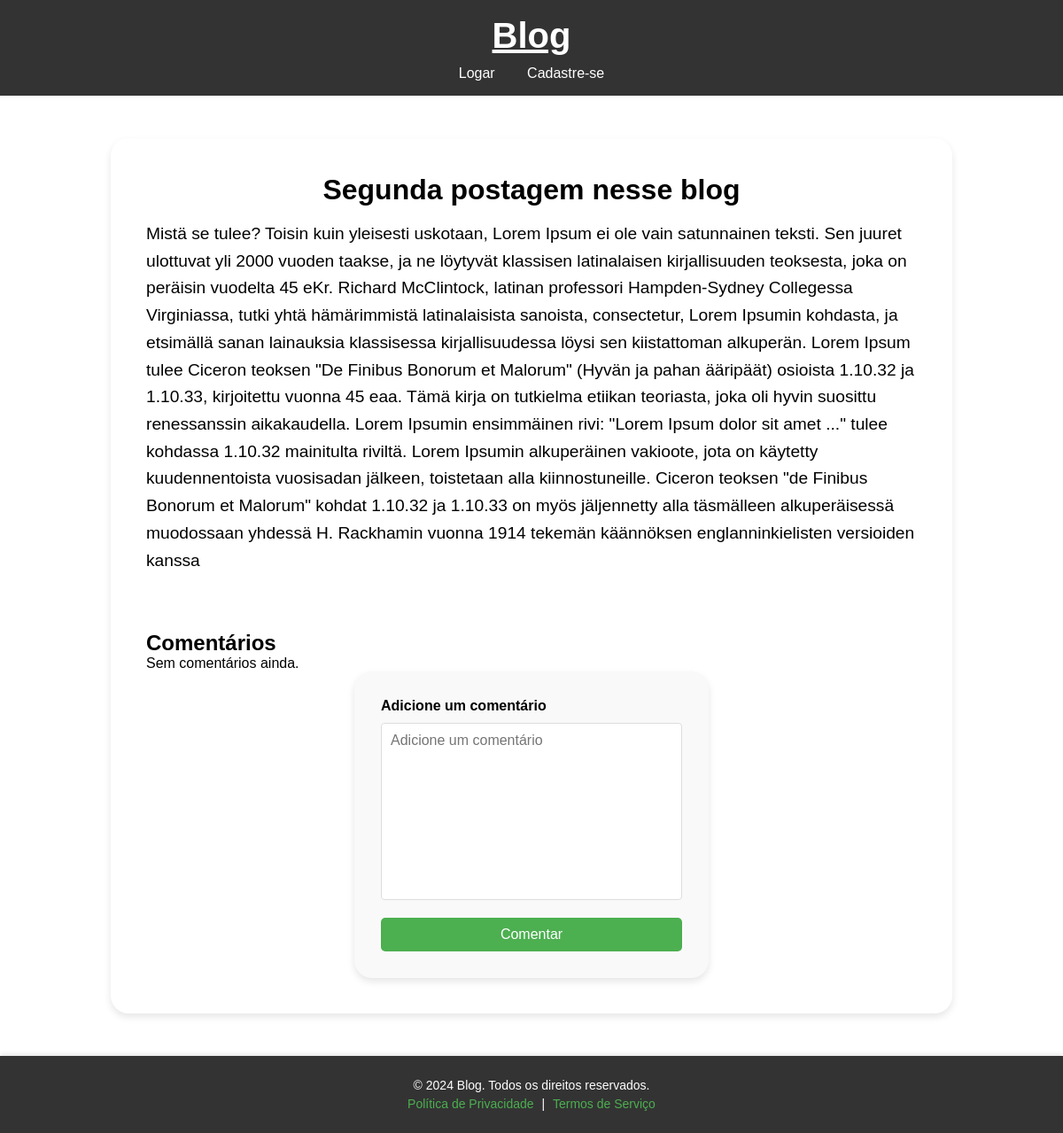
Before: /blog/postagem/4 with the older database file.
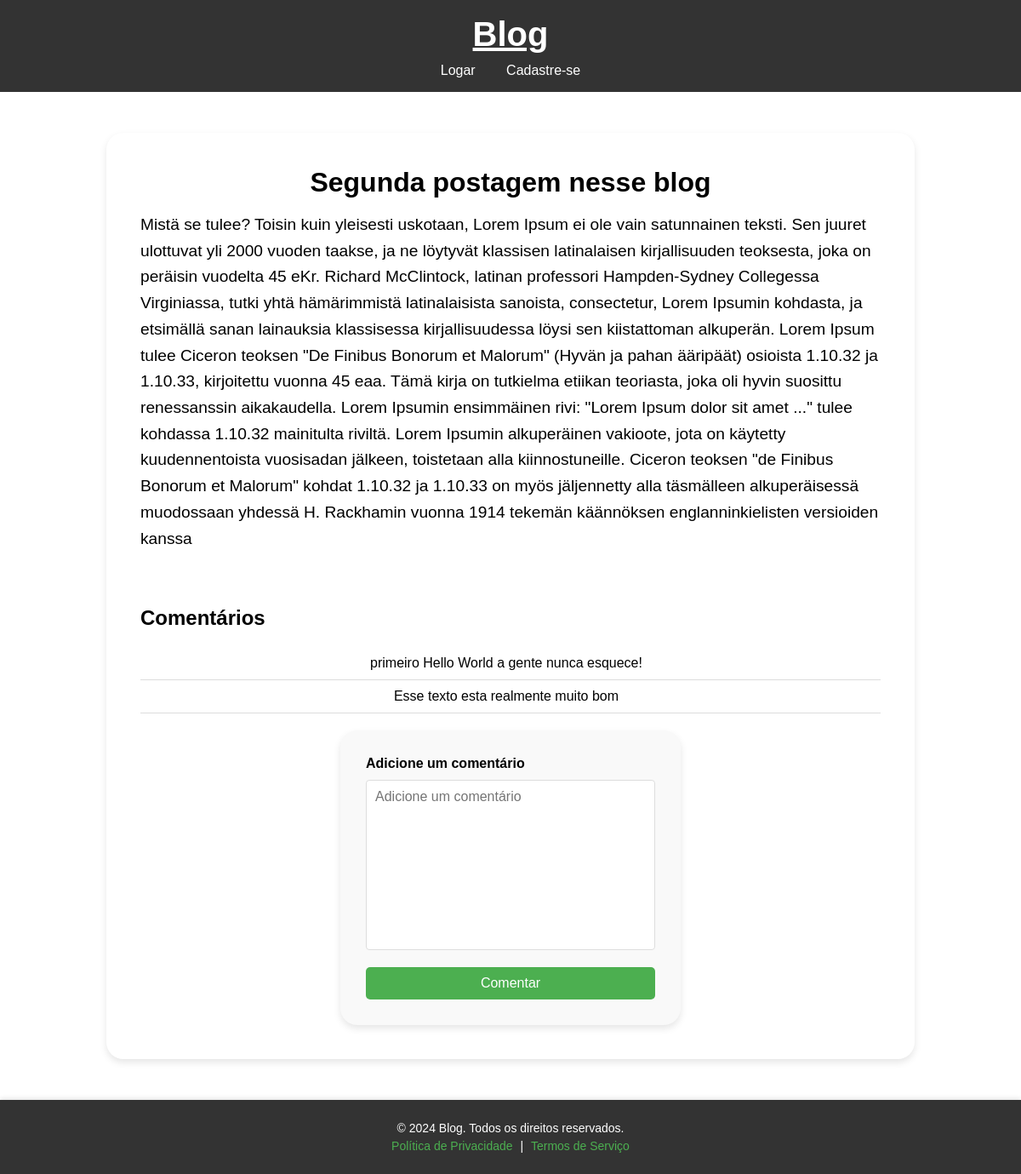
After: the same page with the newer database file.
### tables this page shows
CREATE TABLE postagens (
    id INTEGER PRIMARY KEY AUTOINCREMENT,
    titulo TEXT NOT NULL,
    conteudo TEXT NOT NULL,
    usuario_id INTEGER NOT NULL,
    FOREIGN KEY (usuario_id) REFERENCES usuarios(id)
);

CREATE TABLE comentarios (
    id INTEGER PRIMARY KEY AUTOINCREMENT,
    conteudo TEXT NOT NULL,
    postagem_id INTEGER NOT NULL,
    usuario_id INTEGER NOT NULL,
    FOREIGN KEY (postagem_id) REFERENCES postagens(id),
    FOREIGN KEY (usuario_id) REFERENCES usuarios(id)
);

### routes/blog_routes.py (the view, shortened to what this page needs)
@blog_bp.route('/postagem/<int:postagem_id>', methods=['GET', 'POST'])
def detalhe_postagem(postagem_id):
    db = get_db()
    postagem = db.execute(
        'SELECT id, titulo, conteudo, usuario_id FROM postagens WHERE id = ?',
        (postagem_id,)
    ).fetchone()
    if not postagem:
        return "Postagem não encontrada", 404
    comentarios = db.execute(
        'SELECT id, conteudo, usuario_id FROM comentarios WHERE postagem_id = ?',
        (postagem_id,)
    ).fetchall()
    return render_template('detalhe_postagem.html', postagem=postagem, comentarios=comentarios)

### models/db.py (called while the page is built)
def get_db():
    if 'db' not in g:
        g.db = sqlite3.connect(current_app.config['DATABASE'])
        g.db.row_factory = sqlite3.Row
    return g.db

### templates/detalhe_postagem.html (shortened to what this page needs)
{% extends "base.html" %}
{% block content %}
<div class="post-container">
    <div class="post-detalhe">
        <h1>{{ postagem['titulo'] }}</h1>
        <p>{{ postagem['conteudo'] }}</p>
    </div>
    <div class="comentarios">
        <h2>Comentários</h2>
        {% if comentarios %}
            <ul>
                {% for comentario in comentarios %}
                    <li class="comentario">
                        <span>{{ comentario['conteudo'] }}</span>
                    </li>
                {% endfor %}
            </ul>
        {% else %}
            <p>Sem comentários ainda.</p>
        {% endif %}
        <form class="add_post" method="POST" action="{{ url_for('blog.comentar_postagem', postagem_id=postagem['id']) }}">
            <h4>Adicione um comentário</h4>
            <textarea name="conteudo" placeholder="Adicione um comentário" required></textarea>
            <button type="submit" class="btn">Comentar</button>
        </form>
    </div>
</div>
{% endblock %}

### templates/base.html (shortened to what this page needs)
<!DOCTYPE html>
<html lang="pt-BR">
<head>
    <link rel="stylesheet" href="{{ url_for('static', filename='css/main.css') }}">
    <link rel="stylesheet" href="{{ url_for('static', filename='css/form.css') }}">
    <link rel="stylesheet" href="{{ url_for('static', filename='css/post.css') }}">
    <link rel="stylesheet" href="{{ url_for('static', filename='css/card_post.css') }}">
    <link rel="stylesheet" href="{{ url_for('static', filename='css/detalhe_post.css') }}">
</head>
<body>
    <header>
        <h1><a href="{{ url_for('blog.index') }}" class="home-link">Blog</a></h1>
        <nav>
            {% if 'usuario_id' in session %}
                <a href="{{ url_for('auth.logout') }}">Sair</a>
                <a href="{{ url_for('blog.criar_postagem') }}">Criar postagem</a>
            {% else %}
                <a href="{{ url_for('auth.login') }}">Logar</a>
                <a href="{{ url_for('auth.cadastro') }}">Cadastre-se</a>
            {% endif %}
        </nav>
    </header>
    <main class="container">
        {% block content %}{% endblock %}
    </main>
    <footer>
        <p>&copy; 2024 Blog. Todos os direitos reservados.</p>
        <p>
            <a href="#">Política de Privacidade</a> |
            <a href="#">Termos de Serviço</a>
        </p>
    </footer>
</body>
</html>

### static/css/main.css (style rules this page uses)
* { font-family: Arial, sans-serif; margin: 0; padding: 0; box-sizing: border-box; }
html, body { min-height: 100%; display: flex; flex-direction: column; height: 100vh; }
main { flex: 1; }
header { background-color: #333; color: #fff; padding: 1rem 0; text-align: center; }
header h1 { margin: 0; margin-bottom: 10px; font-size: 2.5rem; line-height: 1.2em; }
h1 a { color: #ffffff; }
nav a { color: #fff; margin: 0 1rem; text-decoration: none; font-weight: 300; }
.container { width: 80%; margin: 3rem auto; }
footer { background-color: #333; color: #fff; text-align: center; padding: 20px 10px; position: relative; bottom: 0; width: 100%; box-shadow: 0 -2px 5px rgba(0, 0, 0, 0.1); }
footer p { margin: 5px 0; font-size: 14px; }
footer a { color: #4CAF50; text-decoration: none; margin: 0 5px; }
h4 { padding-bottom: 10px; }

### static/css/form.css (style rules this page uses)
input, textarea { width: 100%; padding: 10px; margin-bottom: 15px; border: 1px solid #ccc; border-radius: 4px; box-sizing: border-box; }
button[type="submit"] { background-color: #4CAF50; color: white; border: none; cursor: pointer; padding: 10px 15px; width: 100%; font-size: 16px; }
ul { list-style-type: none; padding: 0; margin: 20px 0; color: red; text-align: center; }

### static/css/post.css (style rules this page uses)
h1 { font-size: 24px; text-align: center; margin-bottom: 20px; }
input, textarea { width: 100%; padding: 10px; margin-bottom: 20px; border: 1px solid #ddd; border-radius: 4px; font-size: 16px; color: #333; background-color: #fff; }
button { width: 100%; padding: 12px; background-color: #333; color: white; border: none; border-radius: 4px; font-size: 16px; cursor: pointer; transition: background-color 0.3s ease; }
textarea { height: 200px; resize: none; }

### static/css/detalhe_post.css (style rules this page uses)
.container { justify-items: center; }
.post-container { width: 950px; padding: 40px; border-radius: 20px; box-shadow: 0 4px 9px rgba(0, 0, 0, 0.1); }
.post-detalhe { margin-bottom: 2em; }
.post-detalhe h1 { font-size: 2rem; margin-bottom: 1rem; }
.post-detalhe p { font-size: 1.2rem; line-height: 1.6; margin-bottom: 1.5rem; }
.comentarios { margin-top: 4rem; }
.comentarios ul li { display: flex; justify-content: space-between; align-items: center; padding: 10px; border-bottom: 1px solid #ddd; font-size: 16px; }
ul li span { color: #000; flex-grow: 1; margin-right: 10px; word-wrap: break-word; }
.comentarios ul { list-style-type: none; padding: 20px 0; margin: 0; }
.comentarios li { padding: 0.5rem; border-bottom: 1px solid #ddd; }
.comentarios textarea { width: 100%; min-height: 80px; margin-bottom: 1rem; }
.btn { display: inline-block; padding: 0.5rem 1rem; color: #fff; background-color: #007bff; border: none; border-radius: 5px; text-decoration: none; cursor: pointer; }

Changed rows visible on the page:
added comentarios: conteudo "primeiro Hello World a gente nunca esquece!"
added comentarios: conteudo "Esse texto esta realmente muito bom"
Other visible differences:
text no longer shown: "Sem comentários ainda."
